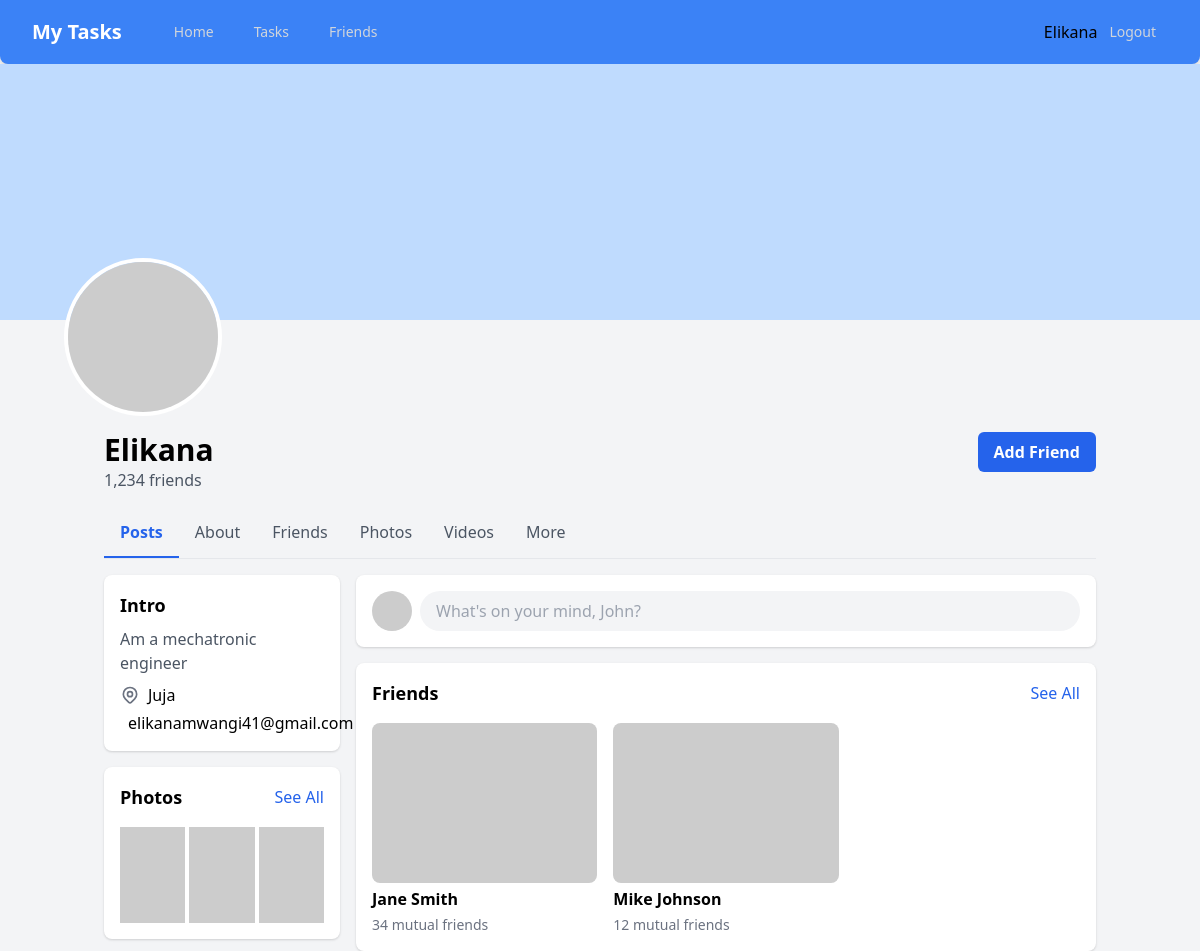
The page /friends/profile/Elikana/ (signed in) on the database its author committed.
### friends/models.py (models this page shows, shortened)
class Profile(models.Model):
    user = models.OneToOneField(User, on_delete=models.CASCADE,related_name='profile')
    bio = models.TextField(max_length=500, blank=True)
    profile_picture = models.ImageField(upload_to='profile_pictures/', blank=True, null=True)
    firstname=models.TextField(max_length=200,blank=True)
    lastname=models.TextField(max_length=200,blank=True)
    location=models.TextField(max_length=200,blank=True)
    email=models.EmailField(blank=True)
    website=models.TextField(blank=True)

### friends/views.py (the view)
# urls.py: path('profile/<str:username>/', views.profile_view, name='f_profile'),
@login_required
def profile_view(request,username):
    user = get_object_or_404(User, username=username)
    profile = get_object_or_404(Profile, user=user)
    return render(request, 'friends/view_friendsprofile.html', {'profile': profile, 'user': user})

### friends/templates/friends/view_friendsprofile.html (shortened to what this page needs)
{% extends "base.html" %}
{% block content %}
    <link href="https://cdn.jsdelivr.net/npm/tailwindcss@2.2.19/dist/tailwind.min.css" rel="stylesheet">
<body class="bg-gray-100">
    <div class="h-64 bg-blue-200 relative">
        <div class="absolute -bottom-24 left-16">
            <img src="https://placehold.co/150x150" alt="Profile" class="rounded-full border-4 border-white">
        </div>
    </div>
    <div class="container mx-auto max-w-5xl px-4 pt-28">
        <div class="flex justify-between items-start">
            <div>
                <h1 class="text-3xl font-bold">{{ profile.user.username }}</h1>
                <p class="text-gray-600">1,234 friends</p>
            </div>
            <div class="flex gap-2">
                <button class="bg-blue-600 text-white px-4 py-2 rounded-md font-semibold">
                    Add  Friend
                </button>
            </div>
        </div>
        <div class="flex mt-4 border-b">
            <a href="#" class="px-4 py-3 font-semibold text-blue-600 border-b-2 border-blue-600">Posts</a>
            <a href="#" class="px-4 py-3 hover:bg-gray-100 text-gray-600">About</a>
            <a href="#" class="px-4 py-3 hover:bg-gray-100 text-gray-600">Friends</a>
            <a href="#" class="px-4 py-3 hover:bg-gray-100 text-gray-600">Photos</a>
            <a href="#" class="px-4 py-3 hover:bg-gray-100 text-gray-600">Videos</a>
            <a href="#" class="px-4 py-3 hover:bg-gray-100 text-gray-600">More</a>
        </div>
        <div class="grid grid-cols-4 gap-4 mt-4">
            <div class="col-span-1 space-y-4">
                <div class="bg-white p-4 rounded-lg shadow">
                    <h2 class="font-bold text-lg mb-2">Intro</h2>
                    <p class="text-gray-600">{{ profile.bio }}</p>
                    <div class="mt-2 space-y-1">
                        <div class="flex items-center gap-2">
                            <span>{{ profile.location }}</span>
                        </div>
                        <div class="flex items-center gap-2">
                            <span>{{ profile.email }}</span>
                        </div>
                    </div>
                </div>
                <div class="bg-white p-4 rounded-lg shadow">
                    <div class="flex justify-between items-center mb-4">
                        <h2 class="font-bold text-lg">Photos</h2>
                        <a href="#" class="text-blue-600">See All</a>
                    </div>
                    <div class="grid grid-cols-3 gap-1">
                        <img src="https://placehold.co/200x200" alt="Photo" class="w-full h-24 object-cover">
                        <img src="https://placehold.co/200x200" alt="Photo" class="w-full h-24 object-cover">
                        <img src="https://placehold.co/200x200" alt="Photo" class="w-full h-24 object-cover">
                    </div>
                </div>
            </div>
            <div class="col-span-3 space-y-4">
                <div class="bg-white p-4 rounded-lg shadow">
                    <div class="flex gap-2">
                        <img src="https://placehold.co/40x40" alt="Profile" class="rounded-full">
                        <input type="text" placeholder="What's on your mind, John?" class="bg-gray-100 rounded-full px-4 py-2 w-full">
                    </div>
                </div>
                <div class="bg-white p-4 rounded-lg shadow">
                    <div class="flex justify-between items-center mb-4">
                        <h2 class="font-bold text-lg">Friends</h2>
                        <a href="#" class="text-blue-600">See All</a>
                    </div>
                    <div class="grid grid-cols-2 md:grid-cols-3 gap-4">
                        <div class="space-y-1">
                            <img src="https://placehold.co/200x200" alt="Friend" class="w-full h-40 object-cover rounded-lg">
                            <p class="font-semibold">Jane Smith</p>
                            <p class="text-sm text-gray-500">34 mutual friends</p>
                        </div>
                        <div class="space-y-1">
                            <img src="https://placehold.co/200x200" alt="Friend" class="w-full h-40 object-cover rounded-lg">
                            <p class="font-semibold">Mike Johnson</p>
                            <p class="text-sm text-gray-500">12 mutual friends</p>
                        </div>
                    </div>
                </div>
            </div>
        </div>
    </div>
{% endblock %}

### friends/templates/base.html (shortened to what this page needs)
<!DOCTYPE html>
<html lang="en">
<head>
    <script src="https://cdn.tailwindcss.com"></script>
</head>
<body class="bg-gray-100 min-h-screen">
  <nav class="bg-blue-500 shadow-md rounded-b-lg">
    <div class="max-w-7xl mx-auto px-4 sm:px-6 lg:px-8">
      <div class="flex items-center justify-between h-16">
        <div class="flex items-center">
          <div class="flex-shrink-0">
            <a href="#" class="text-white font-bold text-xl">My Tasks</a>
          </div>
          <div class="hidden md:block">
            <div class="ml-10 flex items-baseline space-x-4">
              <a href="#" class="text-gray-300 hover:bg-blue-600 hover:text-white px-3 py-2 rounded-md text-sm font-medium">Home</a>
              <a href="{% url 'get_friends_task' %}" class="text-gray-300 hover:bg-blue-600 hover:text-white px-3 py-2 rounded-md text-sm font-medium">Tasks</a>
              <a href="{% url 'friends:list_friends' %}" class="text-gray-300 hover:bg-blue-600 hover:text-white px-3 py-2 rounded-md text-sm font-medium">Friends</a>
            </div>
          </div>
        </div>
        {% if user.is_authenticated %}
        <div class="hidden md:block">
          <div class="ml-4 flex items-center">
            <a href="{% url 'friends:my_profile' %}">
            <p class="cursor-pointer">{{ user.username }}</p>
        </a>
            <form method="post" action="{% url 'logout' %}">
              <button type="submit" class="text-gray-300 hover:bg-blue-600 hover:text-white px-3 py-2 rounded-md text-sm font-medium">Logout</button>
          </form>
          </div>
        </div>
        {% else %}
        <div class="hidden md:block">
          <div class="ml-4 flex items-center">
            <a href="#" class="text-gray-300 hover:bg-blue-600 hover:text-white px-3 py-2 rounded-md text-sm font-medium">Login</a>
          </div>
        </div>
        {% endif %}
      </div>
    </div>
  </nav>
    {% block content %}
    {% endblock %}
</body>
</html>

### friends/templates/base.html (style rules this page uses)
body { font-family: 'Inter', sans-serif; }

### rows shown on the page
Profile: user.username "Elikana", bio "Am a mechatronic engineer", location "Juja", email "elikanamwangi41@gmail.com"

### other values the page prints
{{ user.username }} "Elikana"
